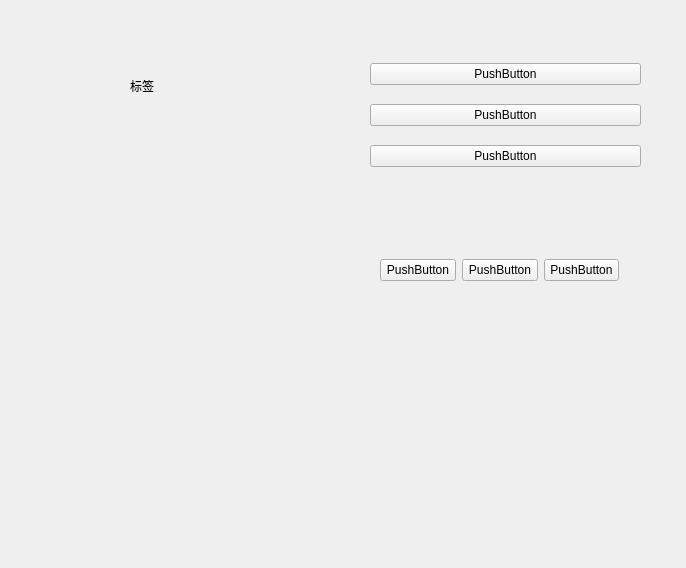
<?xml version="1.0" encoding="UTF-8"?>
<ui version="4.0">
 <class>Form</class>
 <widget class="QWidget" name="Form">
  <property name="geometry">
   <rect>
    <x>0</x>
    <y>0</y>
    <width>686</width>
    <height>568</height>
   </rect>
  </property>
  <property name="windowTitle">
   <string>Form</string>
  </property>
  <widget class="QWidget" name="verticalLayoutWidget">
   <property name="geometry">
    <rect>
     <x>370</x>
     <y>50</y>
     <width>271</width>
     <height>131</height>
    </rect>
   </property>
   <layout class="QVBoxLayout" name="verticalLayout">
    <item>
     <widget class="QPushButton" name="pushButton">
      <property name="text">
       <string>PushButton</string>
      </property>
     </widget>
    </item>
    <item>
     <widget class="QPushButton" name="pushButton_2">
      <property name="text">
       <string>PushButton</string>
      </property>
     </widget>
    </item>
    <item>
     <widget class="QPushButton" name="pushButton_3">
      <property name="text">
       <string>PushButton</string>
      </property>
     </widget>
    </item>
   </layout>
  </widget>
  <widget class="QWidget" name="horizontalLayoutWidget">
   <property name="geometry">
    <rect>
     <x>380</x>
     <y>230</y>
     <width>239</width>
     <height>80</height>
    </rect>
   </property>
   <layout class="QHBoxLayout" name="horizontalLayout">
    <item>
     <widget class="QPushButton" name="pushButton_5">
      <property name="text">
       <string>PushButton</string>
      </property>
     </widget>
    </item>
    <item>
     <widget class="QPushButton" name="pushButton_6">
      <property name="text">
       <string>PushButton</string>
      </property>
     </widget>
    </item>
    <item>
     <widget class="QPushButton" name="pushButton_4">
      <property name="text">
       <string>PushButton</string>
      </property>
     </widget>
    </item>
   </layout>
  </widget>
  <widget class="QLabel" name="label">
   <property name="geometry">
    <rect>
     <x>130</x>
     <y>80</y>
     <width>54</width>
     <height>12</height>
    </rect>
   </property>
   <property name="cursor">
    <cursorShape>ArrowCursor</cursorShape>
   </property>
   <property name="text">
    <string>标签</string>
   </property>
  </widget>
 </widget>
 <resources/>
 <connections/>
</ui>
